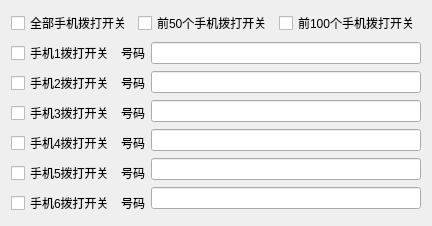
<?xml version="1.0" encoding="UTF-8"?>
<ui version="4.0">
 <class>IphoneControl</class>
 <widget class="QWidget" name="IphoneControl">
  <property name="geometry">
   <rect>
    <x>0</x>
    <y>0</y>
    <width>419</width>
    <height>196</height>
   </rect>
  </property>
  <property name="windowTitle">
   <string>IphoneControl</string>
  </property>
  <layout class="QVBoxLayout" name="verticalLayout_4">
   <item>
    <layout class="QHBoxLayout" name="horizontalLayout">
     <item>
      <widget class="QCheckBox" name="checkBox1">
       <property name="text">
        <string>全部手机拨打开关</string>
       </property>
      </widget>
     </item>
     <item>
      <widget class="QCheckBox" name="checkBox2">
       <property name="text">
        <string>前50个手机拨打开关</string>
       </property>
      </widget>
     </item>
     <item>
      <widget class="QCheckBox" name="checkBox3">
       <property name="text">
        <string>前100个手机拨打开关</string>
       </property>
      </widget>
     </item>
    </layout>
   </item>
   <item>
    <layout class="QHBoxLayout" name="horizontalLayout_2">
     <item>
      <layout class="QVBoxLayout" name="verticalLayout_3">
       <item>
        <widget class="QCheckBox" name="checkBox_1">
         <property name="text">
          <string>手机1拨打开关</string>
         </property>
        </widget>
       </item>
       <item>
        <widget class="QCheckBox" name="checkBox_2">
         <property name="text">
          <string>手机2拨打开关</string>
         </property>
        </widget>
       </item>
       <item>
        <widget class="QCheckBox" name="checkBox_3">
         <property name="text">
          <string>手机3拨打开关</string>
         </property>
        </widget>
       </item>
       <item>
        <widget class="QCheckBox" name="checkBox_4">
         <property name="text">
          <string>手机4拨打开关</string>
         </property>
        </widget>
       </item>
       <item>
        <widget class="QCheckBox" name="checkBox_5">
         <property name="text">
          <string>手机5拨打开关</string>
         </property>
        </widget>
       </item>
       <item>
        <widget class="QCheckBox" name="checkBox_6">
         <property name="text">
          <string>手机6拨打开关</string>
         </property>
        </widget>
       </item>
      </layout>
     </item>
     <item>
      <layout class="QVBoxLayout" name="verticalLayout">
       <item>
        <widget class="QLabel" name="label_1">
         <property name="text">
          <string>号码</string>
         </property>
        </widget>
       </item>
       <item>
        <widget class="QLabel" name="label_2">
         <property name="text">
          <string>号码</string>
         </property>
        </widget>
       </item>
       <item>
        <widget class="QLabel" name="label_3">
         <property name="text">
          <string>号码</string>
         </property>
        </widget>
       </item>
       <item>
        <widget class="QLabel" name="label_4">
         <property name="text">
          <string>号码</string>
         </property>
        </widget>
       </item>
       <item>
        <widget class="QLabel" name="label_5">
         <property name="text">
          <string>号码</string>
         </property>
        </widget>
       </item>
       <item>
        <widget class="QLabel" name="label_6">
         <property name="text">
          <string>号码</string>
         </property>
        </widget>
       </item>
      </layout>
     </item>
     <item>
      <layout class="QVBoxLayout" name="verticalLayout_2">
       <item>
        <widget class="QLineEdit" name="NumberEdit_1"/>
       </item>
       <item>
        <widget class="QLineEdit" name="NumberEdit_2"/>
       </item>
       <item>
        <widget class="QLineEdit" name="NumberEdit_3"/>
       </item>
       <item>
        <widget class="QLineEdit" name="NumberEdit_4"/>
       </item>
       <item>
        <widget class="QLineEdit" name="NumberEdit_5"/>
       </item>
       <item>
        <widget class="QLineEdit" name="NumberEdit_6"/>
       </item>
      </layout>
     </item>
    </layout>
   </item>
  </layout>
 </widget>
 <layoutdefault spacing="6" margin="11"/>
 <resources/>
 <connections/>
</ui>
